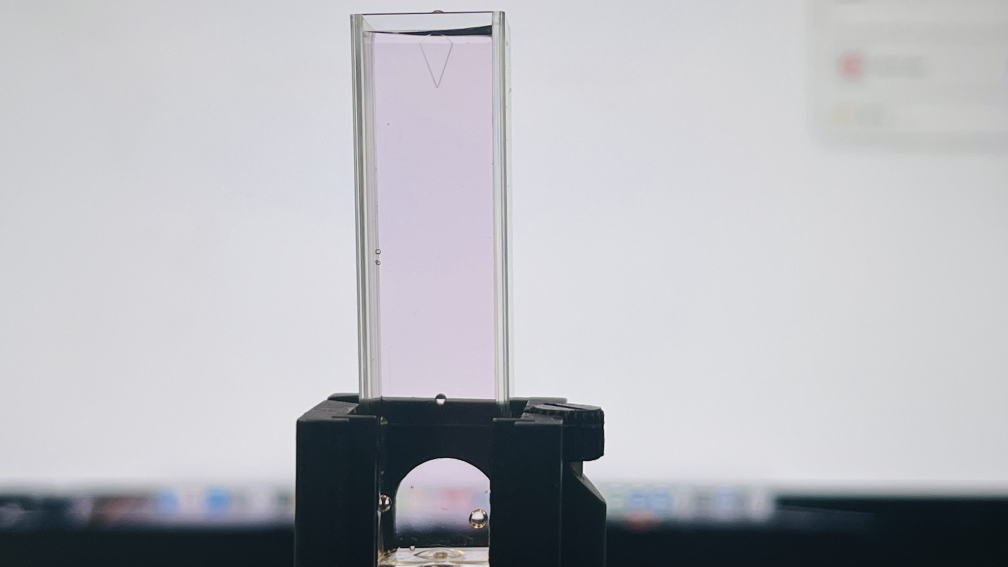
#> input picture ColorPython/ROJO01B.jpg, 4032 x 2268 px, found by its file name (shown at 1/4 size)
$ python 3CROP_1img_regresionRM.py
#> lines starting #> are read from the running program, lines starting #| are printed output that depends on the picture
import numpy as np
import matplotlib.pyplot as plt
from sklearn.linear_model import LinearRegression
from PIL import Image
import os
from matplotlib.patches import Rectangle
from matplotlib.widgets import Button

#24/10/25 es la ultima actualizacion

# Prueba de recorte interactivo con 3 cuadrados + función para color promedio + regresión lineal

class InteractiveCrop:
    def __init__(self, img, nombre):
        self.img = img
        self.nombre = nombre
        self.fig, self.ax = plt.subplots(figsize=(12, 10))
        self.ax.imshow(img)
        self.ax.set_title(f"Arrastra los 3 rectángulos a diferentes zonas: {nombre}\nClick 'Confirmar' cuando estén listos", fontsize=12)

        # Tamaño del rectángulo de selección
        width, height = img.size
        self.rect_width = int(width * 0.10)
        self.rect_height = int(height * 0.15)

        # Crear 3 rectángulos en diferentes posiciones iniciales
        self.rectangles = []
        self.crop_coords_list = []

        # Posiciones iniciales para los 3 cuadrados (distribuidos verticalmente)
        positions = [
            (width // 2 - self.rect_width // 2, height // 3 - self.rect_height // 2),      # Superior
            (width // 2 - self.rect_width // 2, height // 2 - self.rect_height // 2),      # Centro
            (width // 2 - self.rect_width // 2, 2 * height // 3 - self.rect_height // 2)   # Inferior
        ]

        # Colores diferentes para cada rectángulo
        colors = ['black', 'black', 'black']

        for i, (x0, y0) in enumerate(positions):
            rect = Rectangle((x0, y0), self.rect_width, self.rect_height,
                           linewidth=4, edgecolor=colors[i], facecolor='none', linestyle='--')
            self.ax.add_patch(rect)
            self.rectangles.append(rect)

        # Variables para el arrastre
        self.press = None
        self.active_rect = None
        self.confirmed = False

        # Conectar eventos
        self.fig.canvas.mpl_connect('button_press_event', self.on_press)
        self.fig.canvas.mpl_connect('button_release_event', self.on_release)
        self.fig.canvas.mpl_connect('motion_notify_event', self.on_motion)

        # Botón de confirmación
        ax_button = plt.axes([0.7, 0.02, 0.2, 0.05])
        self.btn_confirm = Button(ax_button, 'Confirmar')
        self.btn_confirm.on_clicked(self.confirm)

        plt.show()

    # [31 lines left out: functions on_press, on_motion, not called in this run]

    def on_release(self, event):
        self.press = None
        self.active_rect = None

    # [9 lines left out: function confirm, not called in this run]

    def get_crop_coords_list(self):
        return self.crop_coords_list  # Retorna lista con 3 tuplas de coordenadas

# Función para obtener el color promedio de una imagen
# [14 lines left out: function most_common_used_color, not called in this run]


# Lista de imágenes
imagenes = [r"C:\Users\Diego\OneDrive - Universidad de Concepción\Documentos\Universidad\Semestre_8\Diseño de prototipos I\ColorPython\ROJO01B.jpg",
           r"C:\Users\Diego\OneDrive - Universidad de Concepción\Documentos\Universidad\Semestre_8\Diseño de prototipos I\ColorPython\ROJO02B.jpg",
           r"C:\Users\Diego\OneDrive - Universidad de Concepción\Documentos\Universidad\Semestre_8\Diseño de prototipos I\ColorPython\ROJO03B.jpg",
           r"C:\Users\Diego\OneDrive - Universidad de Concepción\Documentos\Universidad\Semestre_8\Diseño de prototipos I\ColorPython\ROJO04B.jpg",
           r"C:\Users\Diego\OneDrive - Universidad de Concepción\Documentos\Universidad\Semestre_8\Diseño de prototipos I\ColorPython\ROJO05B.jpg"]

rval, gval, bval = [], [], []  # listas para guardar los valores de r,g,b a futuro

for i in imagenes:
    img = Image.open(i).convert('RGB')
#> img is the input picture: PIL image 4032x2268 RGB; mean R, G, B 181.9, 182.8, 188.2
    nombre = os.path.basename(i)

    # Interfaz para recortar la imagen (ahora con 3 cuadrados)
    print(f"\nProcesando: {nombre}")

    cropper = InteractiveCrop(img, nombre)
#> in __init__, `plt.show()`:
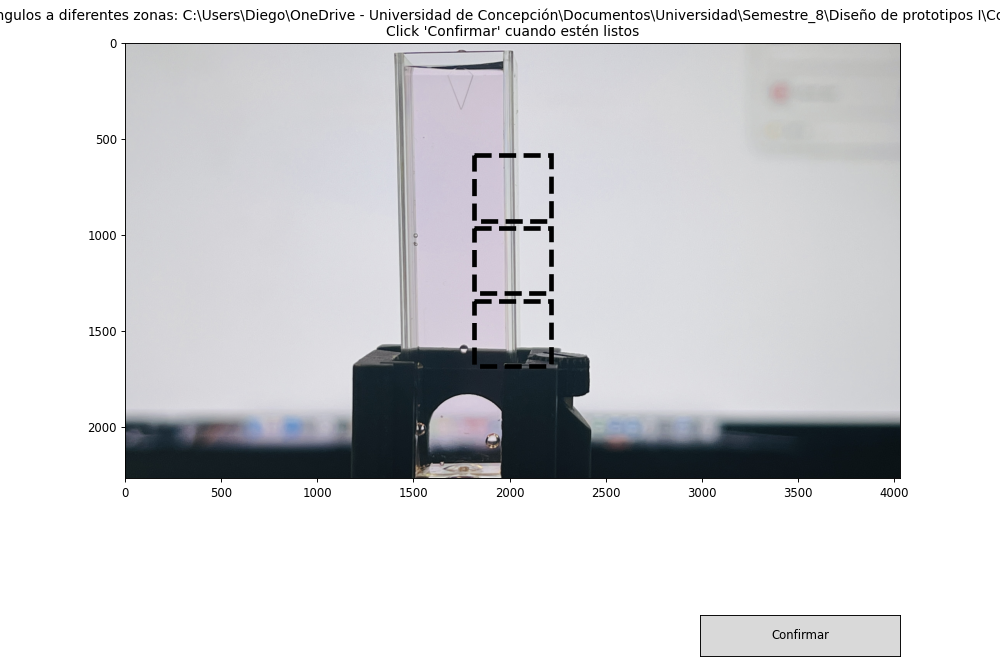
#> figure drawn by matplotlib, 1 panel
    coords_list = cropper.get_crop_coords_list()  # Lista con 3 coordenadas
#> coords_list = []

    if coords_list and len(coords_list) == 3:
        # Listas temporales para los 3 crops de esta imagen
        r_temps = []
        g_temps = []
        b_temps = []

        # Procesar cada uno de los 3 cuadrados
        for idx, coords in enumerate(coords_list):
            # Recortar la imagen según las coordenadas seleccionadas
            img_cropped = img.crop(coords)

            # Redimensionar la imagen recortada
            img_resized = img_cropped.resize((50, 50))

            # Calcular el color promedio
            common_color = most_common_used_color(img_resized)
            r_temps.append(common_color[0])
            g_temps.append(common_color[1])
            b_temps.append(common_color[2])

            print(f"  Cuadrado {idx+1} - R,G,B: {common_color}")

        # Calcular el promedio de los 3 cuadrados
        r_promedio = np.mean(r_temps)
        g_promedio = np.mean(g_temps)
        b_promedio = np.mean(b_temps)

        # Guardar el promedio en las listas finales
        rval.append(r_promedio)
        gval.append(g_promedio)
        bval.append(b_promedio)

        print(f"  → Promedio final RGB para {nombre}: ({r_promedio:.4f}, {g_promedio:.4f}, {b_promedio:.4f})")

        # Mostrar las 3 imágenes recortadas
        fig_crops, axes = plt.subplots(1, 3, figsize=(12, 4))
        for idx, coords in enumerate(coords_list):
            img_cropped = img.crop(coords)
            img_resized = img_cropped.resize((50, 50))
            axes[idx].imshow(img_resized)
            axes[idx].set_title(f"Cuadrado {idx+1}")
            axes[idx].axis('off')
        fig_crops.suptitle(f"Imagen procesada: {nombre}", fontsize=14, fontweight='bold')
        plt.tight_layout()
        plt.show()
#> pass 2 of the loop `for i in imagenes:`:
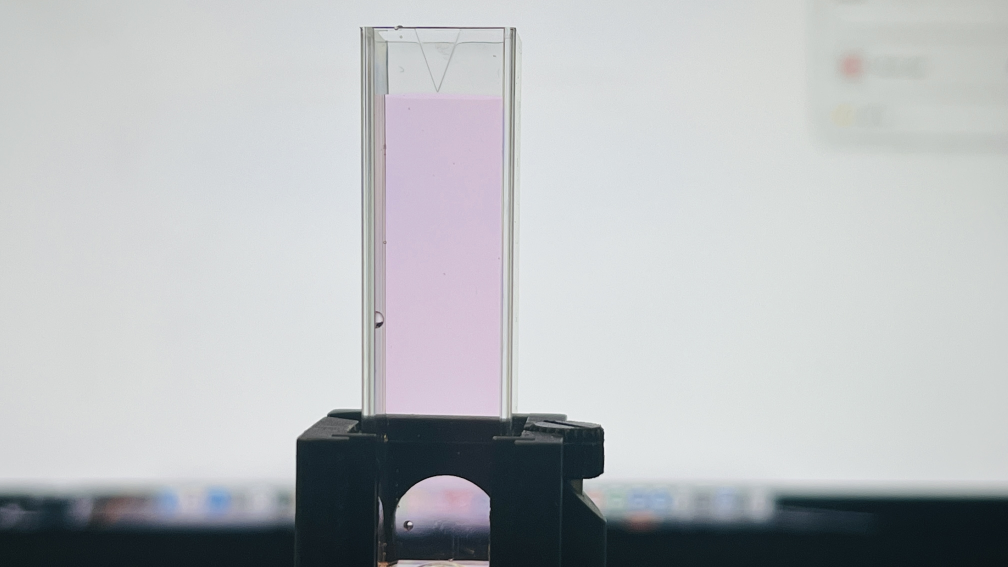
#> input picture ColorPython/ROJO02B.jpg, 4032 x 2268 px, found by its file name (shown at 1/4 size)
#> img is the input picture: PIL image 4032x2268 RGB; mean R, G, B 184, 187, 189.5
#> in __init__ (call 2), `plt.show()`:
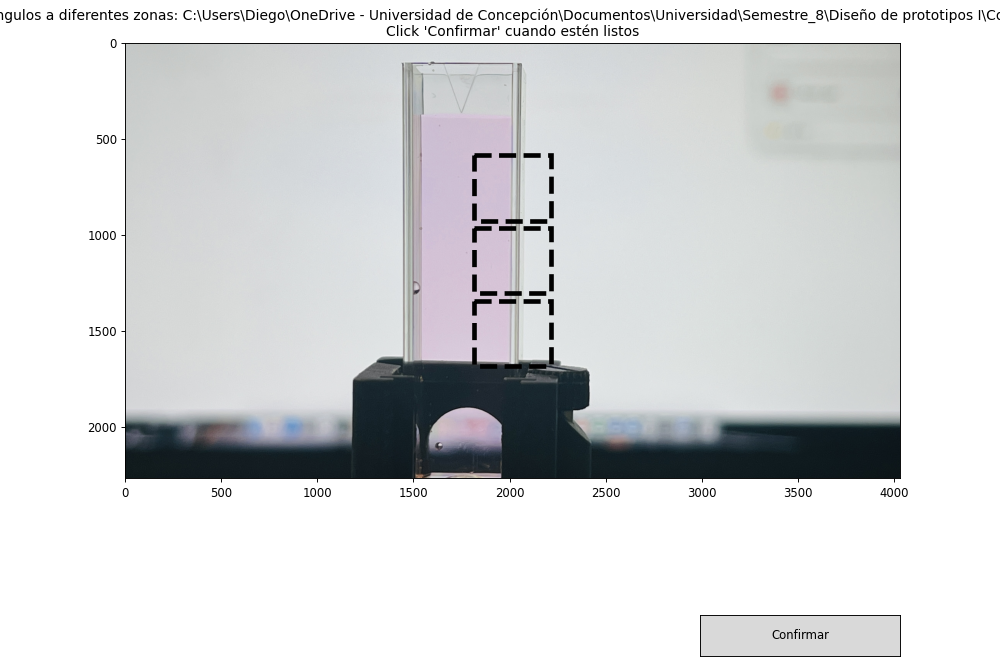
#> figure drawn by matplotlib, 1 panel
#> pass 3 of the loop `for i in imagenes:`:
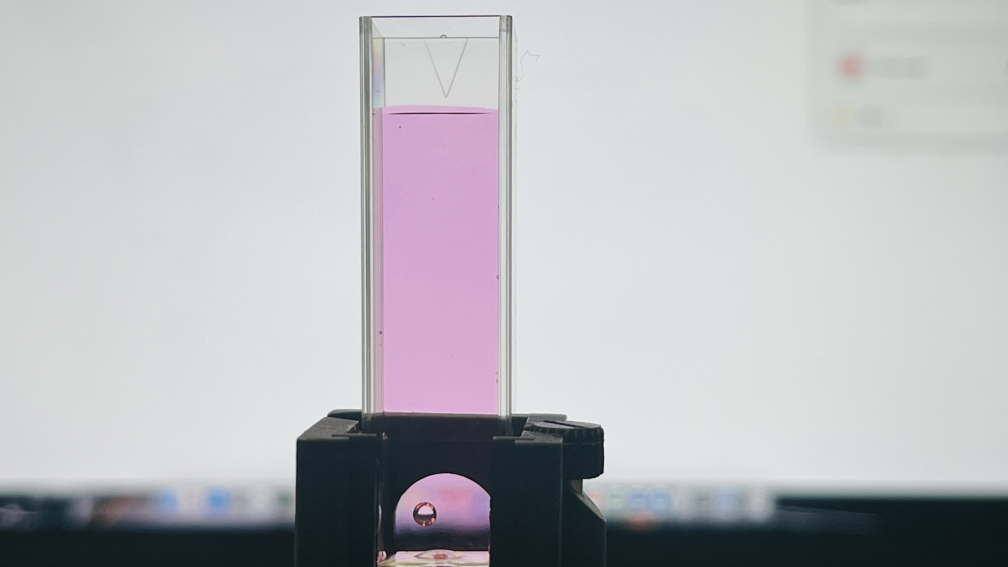
#> input picture ColorPython/ROJO03B.jpg, 4032 x 2268 px, found by its file name (shown at 1/4 size)
#> img is the input picture: PIL image 4032x2268 RGB; mean R, G, B 185.2, 185.5, 189.8
#> in __init__ (call 3), `plt.show()`:
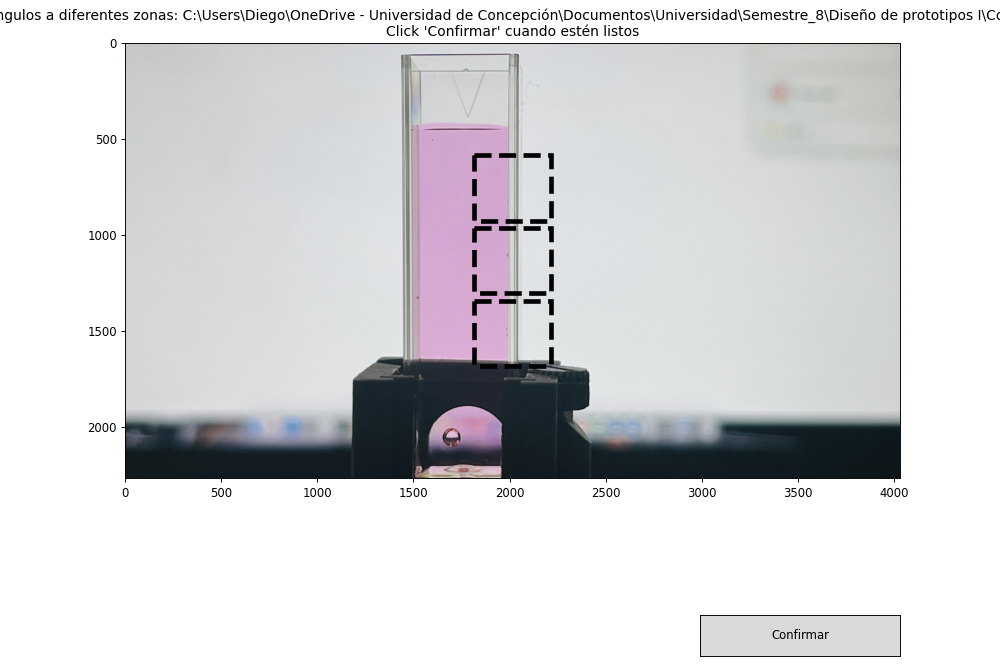
#> figure drawn by matplotlib, 1 panel
#> the loop made 5 passes; the first 3 are shown

# Convertir listas a arrays
r = np.array(rval)
g = np.array(gval)
b = np.array(bval)

print("\n" + "="*60)
print("VALORES RGB FINALES (promedio de 3 mediciones por imagen)")
print("="*60)
print(f"Rojo:   {r}")
print(f"Verde:  {g}")
print(f"Azul:   {b}")

# Concentraciones
x = [0.25, 0.5, 1, 2, 4]
x = np.array(x).reshape(-1, 1)

# Regresión lineal para rojo
#> (the run stopped early here; a loop or call above may not have finished)
